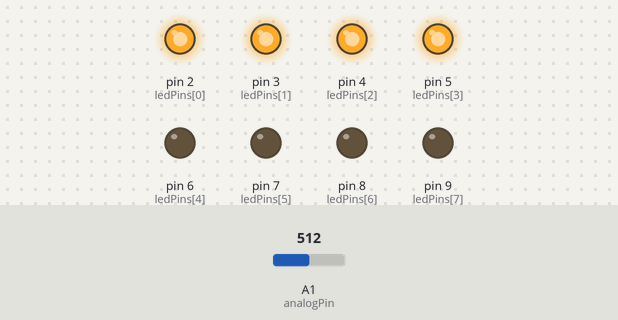
The sketch below on a simulated Arduino Uno, built with avr-gcc and run on an emulated ATmega328P. Parts: output pins drawn as LEDs (lit = HIGH). Inputs (shaded band) come from the test bench; at power-on: A1 (analogPin) = 512.

Above: at 1.2 s.
1.3 s: A1 (analogPin) set to 631
2.8 s: A1 (analogPin) set to 658
At 3.6 s:
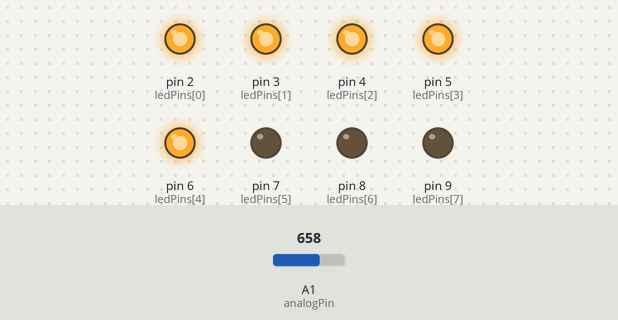
4.3 s: A1 (analogPin) set to 511
At 4.7 s:
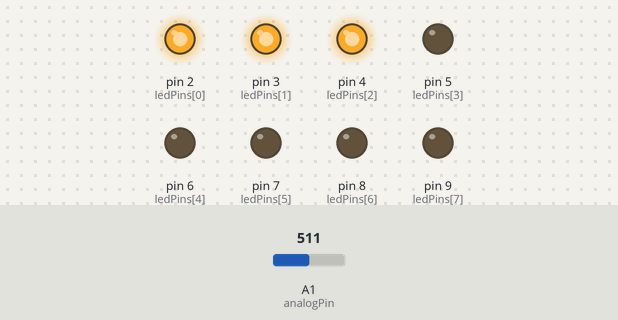
5.8 s: A1 (analogPin) set to 392
7.3 s: A1 (analogPin) set to 376
At 8.2 s:
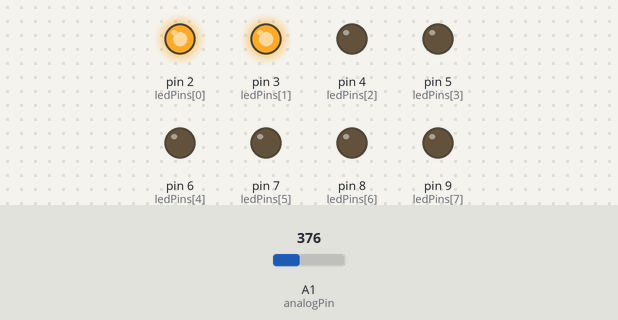
8.8 s: A1 (analogPin) set to 716
At 9.3 s:
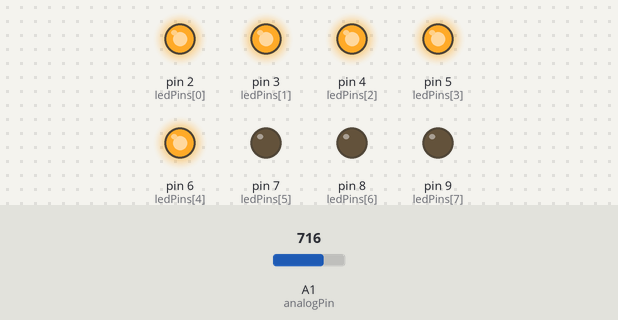
Timing chart, 0 to 11.3 s (numbered marks = the images above; inputs shaded):
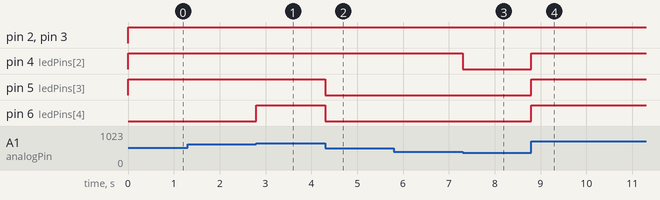

Measured:
- the behaviour switches between 639 and 640 on A1 (analogPin) (found by bisection; images 0 and 1)
- the behaviour switches between 384 and 383 on A1 (analogPin) (found by bisection; images 2 and 3)
- after the input at 1.3 s, every drawn part: stays the same
- after the input at 2.8 s, pin 6 (ledPins[4]): LOW → HIGH at once
- after the input at 4.3 s, pin 5 (ledPins[3]), pin 6 (ledPins[4]): HIGH → LOW at once
- after the input at 5.8 s, every drawn part: stays the same
- after the input at 7.3 s, pin 4 (ledPins[2]): HIGH → LOW at once
- after the input at 8.8 s, pin 4 (ledPins[2]), pin 5 (ledPins[3]), pin 6 (ledPins[4]): LOW → HIGH at once

The sketch:

LED_Bar_Graph.ino
```cpp
const int analogPin= A1; // pin of center pin of the potentiometer
const int ledCount= 8; // num of LED
int ledPins[]= {2, 3, 4, 5, 6, 7, 8, 9};

void setup()
{
  for (int thisLed= 0; thisLed < ledCount; thisLed++)
  {
    pinMode(ledPins[thisLed], OUTPUT);
  }
}

void loop()
{
  int sensorReading= analogRead(analogPin);// pwede rekta nalng sa () ay A1
  int ledLevel = map(sensorReading, 0, 1023, 0, ledCount);// i mamap yung 0-1023 to 0-8 na LED
  for(int thisLed = 0; thisLed < ledCount; thisLed++)
 {
   if(thisLed < ledLevel)
   {
     digitalWrite(ledPins[thisLed], HIGH);
   }
   else
   {
     digitalWrite(ledPins[thisLed], LOW);
   }
 }
}
```
